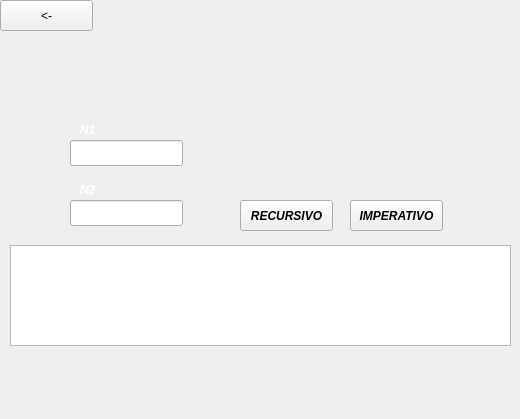
<?xml version="1.0" encoding="UTF-8"?>
<ui version="4.0">
 <class>iexe6</class>
 <widget class="QWidget" name="iexe6">
  <property name="geometry">
   <rect>
    <x>0</x>
    <y>0</y>
    <width>520</width>
    <height>419</height>
   </rect>
  </property>
  <property name="windowTitle">
   <string>Form</string>
  </property>
  <widget class="QLineEdit" name="lineEditN1">
   <property name="geometry">
    <rect>
     <x>70</x>
     <y>140</y>
     <width>113</width>
     <height>26</height>
    </rect>
   </property>
  </widget>
  <widget class="QLineEdit" name="lineEditN2">
   <property name="geometry">
    <rect>
     <x>70</x>
     <y>200</y>
     <width>113</width>
     <height>26</height>
    </rect>
   </property>
  </widget>
  <widget class="QPushButton" name="pushButtonMultiplicarRecursivo">
   <property name="geometry">
    <rect>
     <x>240</x>
     <y>200</y>
     <width>93</width>
     <height>31</height>
    </rect>
   </property>
   <property name="font">
    <font>
     <italic>true</italic>
     <bold>true</bold>
    </font>
   </property>
   <property name="text">
    <string>RECURSIVO</string>
   </property>
  </widget>
  <widget class="QPushButton" name="pushButtonMultiplicarFor">
   <property name="geometry">
    <rect>
     <x>350</x>
     <y>200</y>
     <width>93</width>
     <height>31</height>
    </rect>
   </property>
   <property name="font">
    <font>
     <italic>true</italic>
     <bold>true</bold>
    </font>
   </property>
   <property name="text">
    <string>IMPERATIVO</string>
   </property>
  </widget>
  <widget class="QTextEdit" name="textEdit">
   <property name="geometry">
    <rect>
     <x>10</x>
     <y>245</y>
     <width>501</width>
     <height>101</height>
    </rect>
   </property>
  </widget>
  <widget class="QLabel" name="label">
   <property name="geometry">
    <rect>
     <x>80</x>
     <y>120</y>
     <width>63</width>
     <height>20</height>
    </rect>
   </property>
   <property name="font">
    <font>
     <italic>true</italic>
     <bold>true</bold>
    </font>
   </property>
   <property name="text">
    <string>&lt;html&gt;&lt;head/&gt;&lt;body&gt;&lt;p&gt;&lt;span style=&quot; color:#ffffff;&quot;&gt;N1&lt;/span&gt;&lt;/p&gt;&lt;/body&gt;&lt;/html&gt;</string>
   </property>
  </widget>
  <widget class="QLabel" name="label_2">
   <property name="geometry">
    <rect>
     <x>80</x>
     <y>180</y>
     <width>63</width>
     <height>20</height>
    </rect>
   </property>
   <property name="font">
    <font>
     <italic>true</italic>
     <bold>true</bold>
    </font>
   </property>
   <property name="text">
    <string>&lt;html&gt;&lt;head/&gt;&lt;body&gt;&lt;p&gt;&lt;span style=&quot; color:#ffffff;&quot;&gt;N2&lt;/span&gt;&lt;/p&gt;&lt;/body&gt;&lt;/html&gt;</string>
   </property>
  </widget>
  <widget class="QPushButton" name="pushButtonVoltar">
   <property name="geometry">
    <rect>
     <x>0</x>
     <y>0</y>
     <width>93</width>
     <height>31</height>
    </rect>
   </property>
   <property name="text">
    <string>&lt;-</string>
   </property>
  </widget>
  <widget class="QLabel" name="label_3">
   <property name="geometry">
    <rect>
     <x>-60</x>
     <y>0</y>
     <width>581</width>
     <height>421</height>
    </rect>
   </property>
   <property name="text">
    <string/>
   </property>
   <property name="pixmap">
    <pixmap>../fundoto.jpg</pixmap>
   </property>
   <property name="scaledContents">
    <bool>true</bool>
   </property>
  </widget>
  <zorder>label_3</zorder>
  <zorder>lineEditN1</zorder>
  <zorder>lineEditN2</zorder>
  <zorder>pushButtonMultiplicarRecursivo</zorder>
  <zorder>pushButtonMultiplicarFor</zorder>
  <zorder>textEdit</zorder>
  <zorder>label</zorder>
  <zorder>label_2</zorder>
  <zorder>pushButtonVoltar</zorder>
 </widget>
 <resources/>
 <connections/>
</ui>
